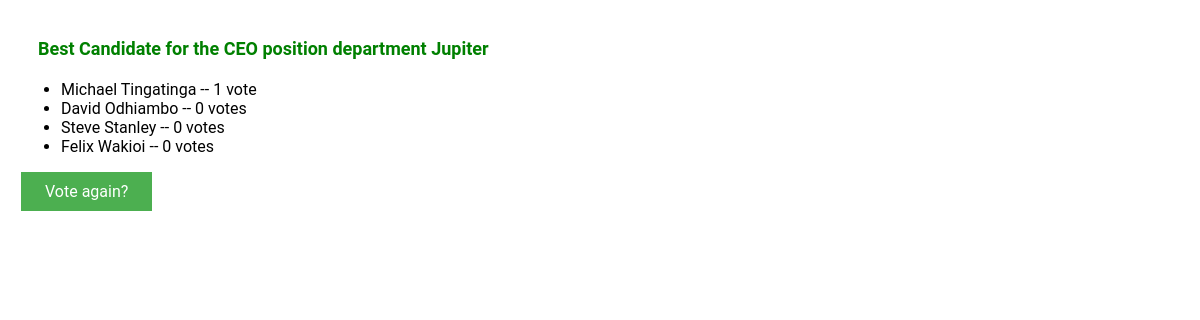
/6/results/, run on the app's committed database.
### polls/models.py (models this page shows, shortened)
class Question(models.Model):
    objects = None
    question_text = models.CharField(max_length=200)
    pub_date = models.DateTimeField('date published')
    def was_published_recently(self):
        now = timezone.now()
        return now - datetime.timedelta(days=1) <= self.pub_date <= now
    was_published_recently.admin_order_field = 'pub_date'
    was_published_recently.boolean = True
    was_published_recently.short_description = 'Published recently?'

class Choice(models.Model):
    question = models.ForeignKey(Question, on_delete=models.CASCADE)
    choice_text = models.CharField(max_length=200)
    votes = models.IntegerField(default=0)

### polls/views.py (the view)
# urls.py: path('<int:pk>/results/', views.ResultsView.as_view(), name='results'),
class ResultsView(generic.DetailView):
    model = Question
    template_name = 'polls/results.html'

### polls/templates/polls/results.html
{% load static %}
<link rel="stylesheet" type="text/css" href="{% static 'polls/style.css' %}">
<h1>{{ question.question_text }}</h1>
<ul>
{% for choice in question.choice_set.all %}
    <li>{{ choice.choice_text }} -- {{ choice.votes }} vote{{ choice.votes|pluralize }}</li>
{% endfor %}
</ul>
<a class="button" href="{% url 'polls:detail' question.id %}">Vote again?</a>

### polls/static/polls/style.css (style rules this page uses)
h1 { color: green; margin: 12px; padding: 5px; font-size: 18px; }
.button { background-color: #4CAF50; border: none; color: white; padding: 10px 24px; text-align: center; text-decoration: none; display: inline-block; font-size: 16px; }

### data on the page
Question: question_text "Best Candidate for the CEO position department Jupiter"
Choice: choice_text "Michael Tingatinga", votes "1"
Choice: choice_text "David Odhiambo", votes "0"
Choice: choice_text "Steve Stanley", votes "0"
Choice: choice_text "Felix Wakioi", votes "0"
